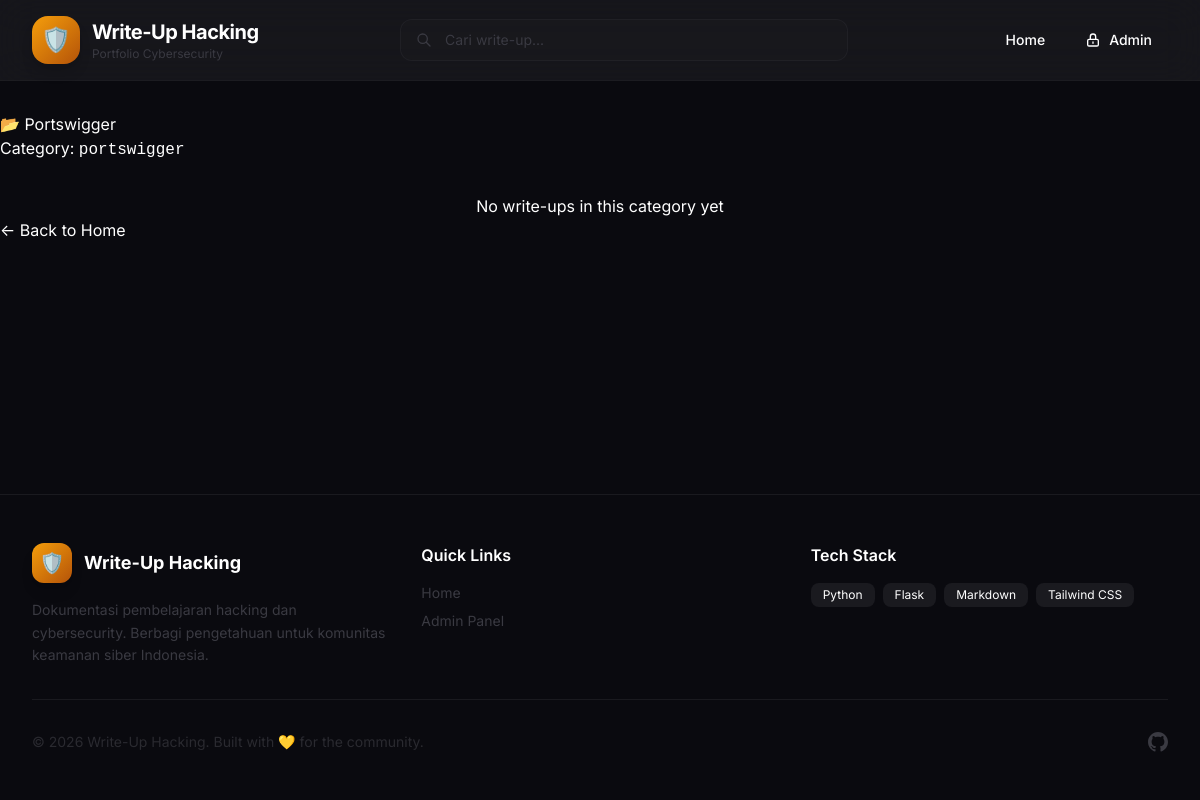
The app's page /category/portswigger, older data.
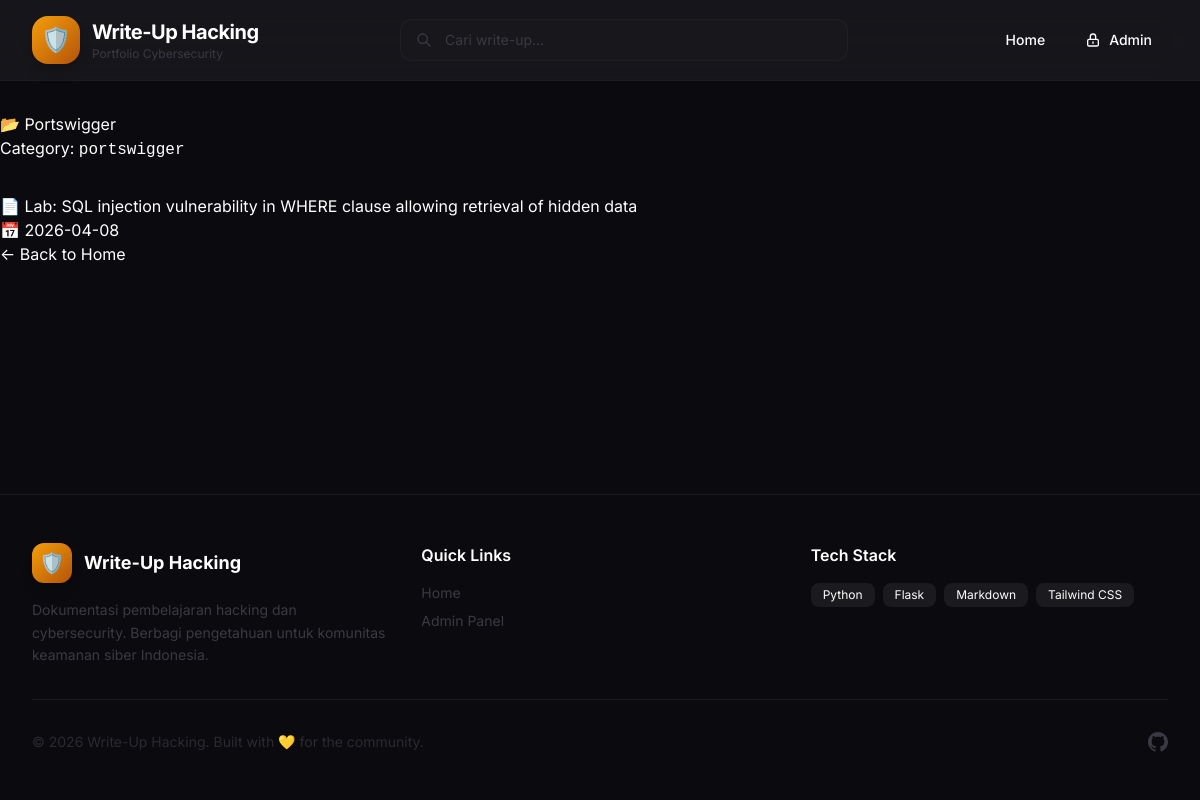
The same page, newer data.
### tables this page shows
CREATE TABLE writeups (
    id INTEGER PRIMARY KEY AUTOINCREMENT,
    title TEXT NOT NULL,
    slug TEXT NOT NULL UNIQUE,
    content_md TEXT NOT NULL,
    is_published BOOLEAN NOT NULL DEFAULT 0,
    created_at DATETIME DEFAULT CURRENT_TIMESTAMP
);

### app.py (the view)
@app.route('/category/<slug>')
def category(slug):
    db = get_db()
    cat = db.execute('SELECT * FROM categories WHERE slug=?', (slug,)).fetchone()
    if not cat:
        abort(404)
    writeups = db.execute("""
        SELECT w.id, w.title, w.slug, w.created_at, GROUP_CONCAT(c.name) as cats
        FROM writeups w JOIN writeup_categories wc ON w.id = wc.writeup_id
        JOIN categories c ON wc.category_id = c.id
        WHERE w.is_published=1 AND wc.category_id=? GROUP BY w.id ORDER BY w.created_at DESC
    """, (cat['id'],)).fetchall()
    return render_template('category.html', category=cat, writeups=writeups)

### app.py (called while the page is built)
def get_db():
    if 'db' not in g:
        g.db = sqlite3.connect(app.config['DATABASE'])
        g.db.row_factory = sqlite3.Row
        g.db.execute("PRAGMA foreign_keys = ON;")
    return g.db

### templates/category.html (shortened to what this page needs)
{% extends "base.html" %}
{% block content %}
<h1>📂 {{ category.name }}</h1>
<p style="color: var(--text-secondary); margin-bottom: 2rem;">Category: <code>{{ category.slug }}</code></p>
<ul class="writeup-list">
  {% for w in writeups %}
    <li class="writeup-item">
      <a href="{{ url_for('writeup_detail', slug=w.slug) }}" class="writeup-title">
        <span>📄</span>
        {{ w.title }}
      </a>
      <div class="writeup-meta">
        <span>📅 {{ w.created_at[:10] }}</span>
      </div>
    </li>
  {% else %}
    <li class="card text-center">
      <p style="color: var(--text-secondary);">No write-ups in this category yet</p>
    </li>
  {% endfor %}
</ul>
<a href="{{ url_for('index') }}" class="btn btn-secondary mt-2">← Back to Home</a>
{% endblock %}

Row changes from the older to the newer data that the page shows:
added writeups: title "Lab: SQL injection vulnerability in WHERE clause allowing retrieval of hidden data", created_at "2026-04-08"
Text that changed along with them:
text no longer shown: "No write-ups in this category yet"
